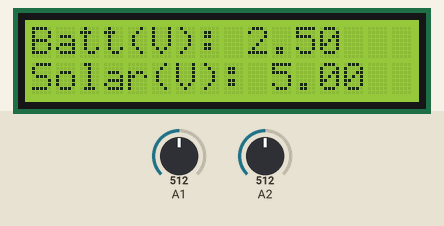
Simulated run of this sketch. Board: Arduino Uno, built with avr-gcc and run on an emulated ATmega328P. Parts: 16×2 character LCD. The test bench sets the inputs (shaded band); at power-on: A1 = 512, A2 = 512.

Above: at 1.2 s.
1.3 s: A1 set to 716
At 2.7 s:
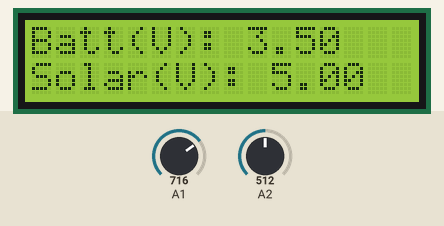
4.0 s: A2 set to 716
At 4.4 s:
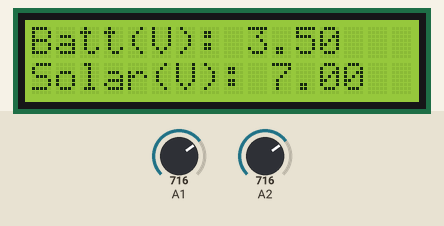
6.7 s: A1 set to 900
At 9.0 s:
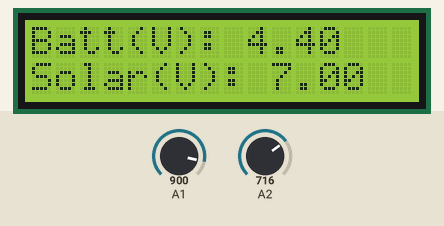
9.5 s: A2 set to 900
At 10.7 s:
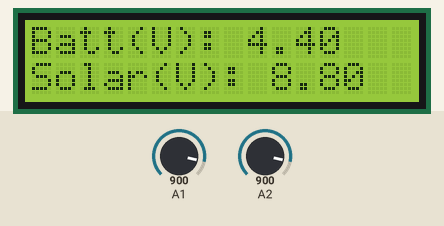
12.2 s: A1 set to 1023
At 15.3 s:
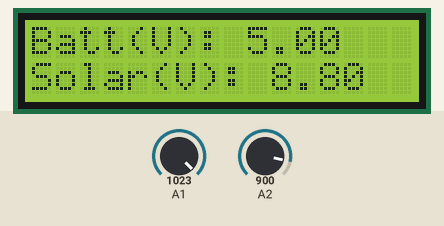
15.6 s: A2 set to 1023
At 17.1 s:
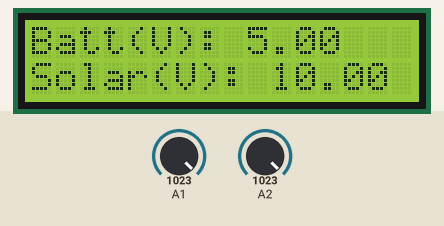
Timing chart, 0 to 18.6 s (numbered marks = the images above; inputs shaded):
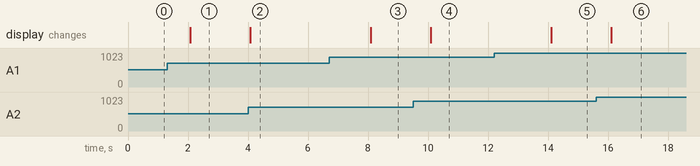

The sketch:

Solar_Panel_LCD.ino
```cpp
#include <LiquidCrystal.h>

// initialize the library with the numbers of the interface pins
LiquidCrystal lcd(12, 11, 5, 4, 3, 2);

void setup() {
  // set up the LCD's number of columns and rows:
  lcd.begin(16, 2);
}

void loop() {
  //Read the solar panel voltage and the battery voltage
  float solar_voltage = 2.0*analogRead(A2)*5.0/1023.0; //multiply by 2 since I've intalled a voltage divider
  float battery_voltage = 1.0*analogRead(A1)*5.0/1023.0;
  // set the cursor to column 0, line 1
  // (note: line 1 is the second row, since counting begins with 0):
  int column = 0;
  int row = 0;
  lcd.setCursor(column, row);
  // print Batter Voltage
  lcd.print("Batt(V): ");
  lcd.setCursor(column+9,row);
  lcd.print(battery_voltage);
  lcd.setCursor(column,1);
  lcd.print("Solar(V): ");
  lcd.setCursor(column+10,1);
  lcd.print(solar_voltage);
  delay(2000);
}
```

Measured:
- after the input at 1.3 s, the display: changes after 0.77 s (image 1)
- after the input at 4.0 s, the display: changes after 0.08 s (image 2)
- after the input at 6.7 s, the display: changes after 1.4 s (image 3)
- after the input at 9.5 s, the display: changes after 0.59 s (image 4)
- after the input at 12.2 s, the display: changes after 1.9 s (image 5)
- after the input at 15.6 s, the display: changes after 0.51 s (image 6)
